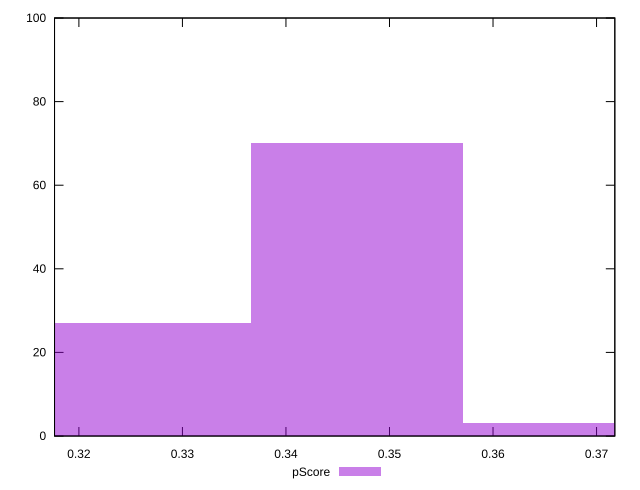

Generate this figure with gnuplot:
reset

$pScore <<EOF
0.34685907520108267 70
0.3264556001892543 27
0.3672625502129111 3
EOF

set key outside below
set boxwidth 0.020403475011828393
set xrange [0.3176470588235294:0.37176470588235294]
set yrange [0:100]
set trange [0:100]
set style fill transparent solid 0.5 noborder
set terminal svg size 640, 490 enhanced background rgb 'white'
set output "report_00019_2021-02-10T18-14-37.922Z//unused-javascript/samples/pages+cached+noadtech/pScore/histogram.svg"

plot $pScore title "pScore" with boxes

reset
